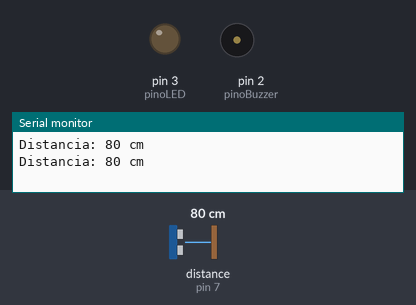
Simulated run of this sketch. Board: Arduino Uno, built with avr-gcc and run on an emulated ATmega328P. Parts: output pins drawn as LEDs (lit = HIGH), buzzer (waves = sounding), the last lines printed to the serial monitor. The inputs (shaded band) are chosen by the test bench; at power-on: distance to the obstacle (sensor on pin 7) 80 cm. The echo pulse lasts 58.3 µs per cm; pins used as bus, display or sensor lines are not drawn.

Above: at 1.3 s.
1.4 s: distance to the obstacle (sensor on pin 7) set to 34 cm
3.2 s: distance to the obstacle (sensor on pin 7) set to 27 cm
At 5.0 s:
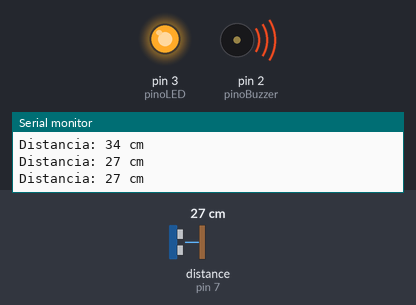
5.5 s: distance to the obstacle (sensor on pin 7) set to 35 cm
At 6.9 s:
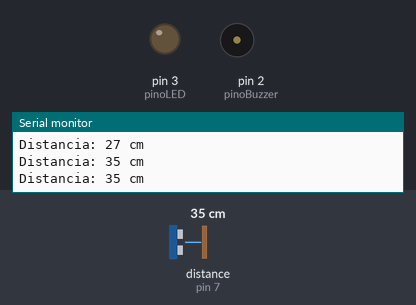
7.5 s: distance to the obstacle (sensor on pin 7) set to 2 cm
At 8.8 s:
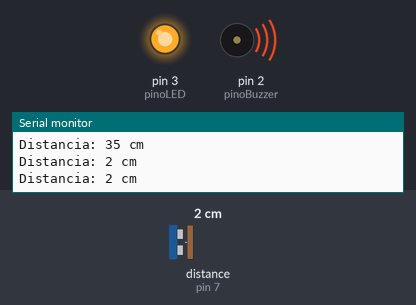
Timing chart, 0 to 10.5 s (numbered marks = the images above; inputs shaded):
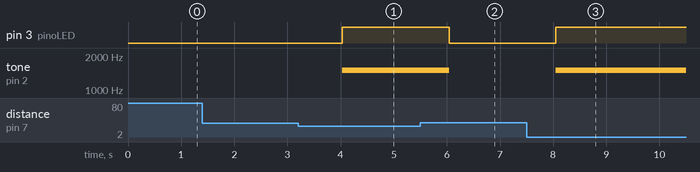

The sketch:

ModuloDistanciaUltrassomHCSR04.ino
```cpp
#include "Ultrasonic.h" //INCLUSÃO DA BIBLIOTECA NECESSÁRIA PARA FUNCIONAMENTO DO CÓDIGO

const int echoPin = 7; //PINO DIGITAL UTILIZADO PELO HC-SR04 ECHO(RECEBE)
const int trigPin = 6; //PINO DIGITAL UTILIZADO PELO HC-SR04 TRIG(ENVIA)

const int pinoBuzzer = 2; //PINO DIGITAL EM QUE O BUZZER ESTÁ CONECTADO
const int pinoLED = 3; //PINO DIGITAL EM QUE O LED ESTÁ CONECTADO

Ultrasonic ultrasonic(trigPin, echoPin); //INICIALIZANDO OS PINOS DO ARDUINO

//int distancia; //VARIÁVEL DO TIPO INTEIRO
//String result; //VARIÁVEL DO TIPO STRING

void setup() {
  pinMode(echoPin, INPUT); //DEFINE O PINO COMO ENTRADA (RECEBE)
  pinMode(trigPin, OUTPUT); //DEFINE O PINO COMO SAIDA (ENVIA)
  pinMode(pinoBuzzer, OUTPUT); //DECLARA O PINO COMO SENDO SAÍDA
  pinMode(pinoLED, OUTPUT); //DECLARA O PINO COMO SENDO SAÍDA
  Serial.begin(9600); //INICIALIZA A PORTA SERIAL
}

void loop() {
  int distancia = obterDistancia(); // FAZ A CHAMADA DO MÉTODO

  Serial.print("Distancia: "); //IMPRIME O TEXTO NO MONITOR SERIAL
  Serial.print(String(distancia)); ////IMPRIME NO MONITOR SERIAL A DISTÂNCIA MEDIDA
  Serial.println(" cm"); //IMPRIME O TEXTO NO MONITOR SERIAL

  // SE A DISTÂNCIA ENTRE O OBJETO E O SENSOR ULTRASONICO FOR MENOR QUE 30CM...
  if (distancia <= 30) {
    tone(pinoBuzzer, 1500); //ACIONA O BUZZER
    digitalWrite(pinoLED, HIGH);

    //SENÃO...
  } else {
    noTone(pinoBuzzer); //BUZZER PERMANECE DESLIGADO
    digitalWrite(pinoLED, LOW);
  }
}

//MÉTODO RESPONSÁVEL POR CALCULAR A DISTÂNCIA
int obterDistancia() {
  digitalWrite(trigPin, LOW); //SETA O PINO 6 COM UM PULSO BAIXO "LOW"
  delayMicroseconds(2); //INTERVALO DE 2 MICROSSEGUNDOS
  digitalWrite(trigPin, HIGH); //SETA O PINO 6 COM PULSO ALTO "HIGH"
  delayMicroseconds(10); //INTERVALO DE 10 MICROSSEGUNDOS
  digitalWrite(trigPin, LOW); //SETA O PINO 6 COM PULSO BAIXO "LOW" NOVAMENTE

  //FUNÇÃO RANGING, FAZ A CONVERSÃO DO TEMPO DE
  //RESPOSTA DO ECHO EM CENTIMETROS, E ARMAZENA NA VARIAVEL "distancia"
  int distancia = ultrasonic.Ranging(CM); //VARIÁVEL GLOBAL RECEBE O VALOR DA DISTÂNCIA MEDIDA
  delay(500); //INTERVALO DE 500 MILISSEGUNDOS

  return distancia;
}
```

Measured:
- the behaviour switches between 31 and 30 cm on distance to the obstacle (sensor on pin 7) (found by bisection; images 0 and 1)
- after the input at 3.2 s, pin 3 (pinoLED): LOW → HIGH after 0.83 s; tone on pin 2 (pinoBuzzer): silent → 1500 Hz after 0.83 s
- after the input at 5.5 s, pin 3 (pinoLED): HIGH → LOW after 0.54 s; tone on pin 2 (pinoBuzzer): 1500 Hz → silent after 0.54 s
- after the input at 7.5 s, pin 3 (pinoLED): LOW → HIGH after 0.55 s; tone on pin 2 (pinoBuzzer): silent → 1500 Hz after 0.55 s
